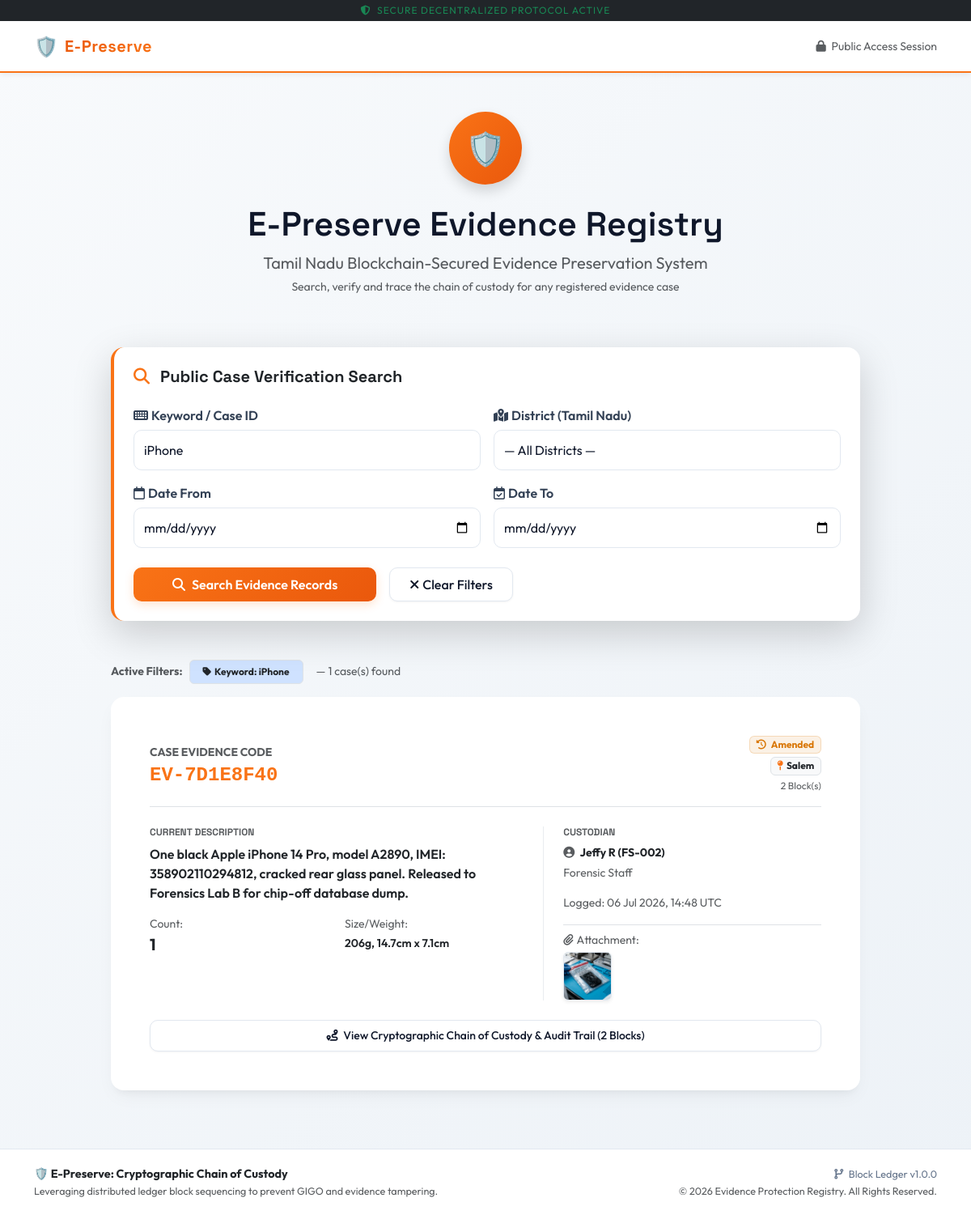
Screenshot of /search?query=iPhone with the database file from the repository.
### app.py (models this page shows, shortened)
class EvidenceBlock(db.Model):
    id = db.Column(db.Integer, primary_key=True)
    evidence_id = db.Column(db.String(50), nullable=False)
    block_type = db.Column(db.String(30), nullable=False)   # INITIAL, CORRECTION
    item_description = db.Column(db.Text, nullable=False)
    count = db.Column(db.Integer, nullable=False)
    size = db.Column(db.String(50), nullable=False)
    district = db.Column(db.String(100), nullable=True)     # Tamil Nadu district
    timestamp = db.Column(db.DateTime, default=datetime.datetime.utcnow, nullable=False)
    officer_details = db.Column(db.String(150), nullable=False)
    court_order_number = db.Column(db.String(100), nullable=True)
    correction_notes = db.Column(db.Text, nullable=True)
    evidence_file = db.Column(db.String(255), nullable=True)
    evidence_file_type = db.Column(db.String(50), nullable=True)
    previous_hash = db.Column(db.String(64), nullable=False)
    hash = db.Column(db.String(64), nullable=False)

### app.py (the view)
@app.route('/search')
def public_search():
    query        = request.args.get('query', '').strip()
    district_f   = request.args.get('district', '').strip()
    date_from    = request.args.get('date_from', '').strip()
    date_to      = request.args.get('date_to', '').strip()
    results = []
    has_any_filter = bool(query or district_f or date_from or date_to)
    if has_any_filter:
        all_blocks = EvidenceBlock.query.order_by(EvidenceBlock.timestamp.desc()).all()
        results = build_evidence_list(all_blocks, query, district_f, date_from, date_to)
    return render_template(
        'public_search.html',
        query=query,
        district_filter=district_f,
        date_from=date_from,
        date_to=date_to,
        results=results,
        tn_districts=TN_DISTRICTS,
        has_any_filter=has_any_filter
    )

### templates/public_search.html (shortened to what this page needs)
{% extends "base.html" %}
{% block content %}
<div class="row justify-content-center mb-5">
    <div class="col-lg-9 text-center">
        <div class="d-inline-flex align-items-center justify-content-center rounded-circle shadow mb-4"
             style="width:90px; height:90px; font-size:2.5rem; background: linear-gradient(135deg,#f97316,#ea580c);">
            🛡️
        </div>
        <h1 class="fw-extrabold mb-2" style="font-size:2.6rem; color:var(--text-primary);">E-Preserve Evidence Registry</h1>
        <p class="text-muted fs-5 mb-0">Tamil Nadu Blockchain-Secured Evidence Preservation System</p>
        <p class="text-muted small mt-1">Search, verify and trace the chain of custody for any registered evidence case</p>
    </div>
</div>
<div class="row justify-content-center mb-5">
    <div class="col-lg-10">
        <div class="card glass-panel shadow-lg border-0 p-4 bg-white search-card">
            <h3 class="h5 fw-bold text-dark mb-4">
                <i class="fa-solid fa-magnifying-glass me-2" style="color:var(--primary-color);"></i>
                Public Case Verification Search
            </h3>
            <form action="{{ url_for('public_search') }}" method="GET">
                <div class="row g-3 mb-3">
                    <div class="col-md-6">
                        <label class="custom-label"><i class="fa-solid fa-keyboard me-1"></i>Keyword / Case ID</label>
                        <input type="text" class="form-control custom-input" name="query"
                               value="{{ query }}"
                               placeholder="Enter Case ID, officer name, or keywords (e.g. Glock, laptop)...">
                    </div>
                    <div class="col-md-6">
                        <label class="custom-label"><i class="fa-solid fa-map-location-dot me-1"></i>District (Tamil Nadu)</label>
                        <select class="form-select custom-input" name="district">
                            <option value="">— All Districts —</option>
                        </select>
                    </div>
                </div>
                <div class="row g-3 mb-4">
                    <div class="col-md-6">
                        <label class="custom-label"><i class="fa-regular fa-calendar me-1"></i>Date From</label>
                        <input type="date" class="form-control custom-input" name="date_from" value="{{ date_from }}">
                    </div>
                    <div class="col-md-6">
                        <label class="custom-label"><i class="fa-regular fa-calendar-check me-1"></i>Date To</label>
                        <input type="date" class="form-control custom-input" name="date_to" value="{{ date_to }}">
                    </div>
                </div>
                <div class="d-flex gap-3">
                    <button type="submit" class="btn btn-primary-custom px-5 py-2">
                        <i class="fa-solid fa-search me-2"></i>Search Evidence Records
                    </button>
                    {% if has_any_filter %}
                        <a href="{{ url_for('public_search') }}" class="btn btn-secondary-custom px-4 py-2">
                            <i class="fa-solid fa-xmark me-1"></i>Clear Filters
                        </a>
                    {% endif %}
                </div>
            </form>
        </div>
    </div>
</div>
{% if has_any_filter %}
<div class="row justify-content-center mb-3">
    <div class="col-lg-10">
        <div class="d-flex flex-wrap gap-2 align-items-center">
            <span class="text-muted small fw-bold">Active Filters:</span>
            {% if query %}<span class="badge bg-primary-subtle text-dark border px-3 py-2"><i class="fa-solid fa-tag me-1"></i>Keyword: {{ query }}</span>{% endif %}
            <span class="text-muted small ms-2">— {{ results|length }} case(s) found</span>
        </div>
    </div>
</div>
{% endif %}
{% if has_any_filter %}
    {% if not results %}
        <div class="row justify-content-center">
            <div class="col-lg-10">
                <div class="card glass-panel border-0 p-5 text-center bg-white">
                    <span class="fs-1 d-block mb-3">🔍</span>
                    <h4 class="text-dark fw-bold">No evidence records match your search</h4>
                    <p class="text-muted small">Try a different keyword, district, or date range.<br>
                       Example searches: <code>Madurai</code> · <code>EV-2F10B8D9</code> · <code>Glock</code> · <code>2026</code></p>
                </div>
            </div>
        </div>
    {% else %}
        <div class="row justify-content-center">
            <div class="col-lg-10">
                {% for item in results %}
                <div class="card glass-panel border-0 p-4 p-md-5 mb-4 bg-white">
                    <div class="d-flex flex-wrap align-items-center justify-content-between border-bottom pb-3 mb-4">
                        <div>
                            <span class="text-muted small fw-bold">CASE EVIDENCE CODE</span>
                            <h3 class="h4 font-monospace fw-bold mb-0 mt-1" style="color:var(--primary-color);">
                                {{ item.evidence_id }}
                            </h3>
                        </div>
                        <div class="text-end mt-2 mt-sm-0 d-flex flex-column align-items-end gap-1">
                            <span class="badge {% if item.has_corrections %}badge-correction{% else %}badge-initial{% endif %}">
                                {% if item.has_corrections %}<i class="fa-solid fa-clock-rotate-left me-1"></i> Amended{% else %}<i class="fa-solid fa-shield me-1"></i> Original{% endif %}
                            </span>
                            {% if item.latest_block.district %}
                                <span class="badge bg-light border text-dark">
                                    <i class="fa-solid fa-map-pin me-1" style="color:var(--primary-color);"></i>{{ item.latest_block.district }}
                                </span>
                            {% endif %}
                            <span class="text-muted small" style="font-size:.75rem;">{{ item.history_count }} Block(s)</span>
                        </div>
                    </div>
                    <div class="row g-4 mb-4">
                        <div class="col-md-7">
                            <h5 class="h6 text-muted fw-bold mb-2" style="font-size:.75rem; text-transform:uppercase;">Current Description</h5>
                            <p class="text-dark fw-semibold mb-3" style="white-space:pre-line;">{{ item.latest_block.item_description }}</p>
                            <div class="row g-2">
                                <div class="col-6">
                                    <span class="text-muted d-block small">Count:</span>
                                    <span class="text-dark fw-bold fs-5">{{ item.latest_block.count }}</span>
                                </div>
                                <div class="col-6">
                                    <span class="text-muted d-block small">Size/Weight:</span>
                                    <span class="text-dark fw-semibold small">{{ item.latest_block.size }}</span>
                                </div>
                            </div>
                        </div>
                        <div class="col-md-5 border-start border-light-subtle ps-md-4 d-flex flex-column">
                            <h5 class="h6 text-muted fw-bold mb-2" style="font-size:.75rem; text-transform:uppercase;">Custodian</h5>
                            <p class="text-dark mb-1 small fw-bold">
                                <i class="fa-solid fa-user-circle text-muted me-1"></i>
                                {{ item.latest_block.officer_details.split(' - ')[0] }}
                            </p>
                            <span class="text-muted small d-block mb-3">{{ item.latest_block.officer_details.split(' - ')[1] }}</span>
                            <span class="text-muted small">Logged: {{ item.latest_block.timestamp.strftime('%d %b %Y, %H:%M UTC') }}</span>
                            {% if item.latest_block.evidence_file and item.latest_block.evidence_file_type == 'image' %}
                                <div class="mt-3 pt-2 border-top">
                                    <span class="text-muted small d-block mb-1"><i class="fa-solid fa-paperclip me-1"></i>Attachment:</span>
                                    <img src="{{ url_for('static', filename='uploads/' + item.latest_block.evidence_file) }}"
                                         class="evidence-thumb shadow-sm" style="cursor:pointer;"
                                         onclick="openImageModal(this.src)" alt="Evidence">
                                </div>
                            {% endif %}
                        </div>
                    </div>
                    <div>
                        <button class="btn btn-secondary-custom btn-sm w-100 py-2" type="button"
                                data-bs-toggle="collapse"
                                data-bs-target="#trail-{{ item.evidence_id }}"
                                aria-expanded="false">
                            <i class="fa-solid fa-route me-1"></i>
                            View Cryptographic Chain of Custody &amp; Audit Trail ({{ item.history_count }} Blocks)
                        </button>
                    </div>
                </div>
                {% endfor %}
            </div>
        </div>
    {% endif %}
{% endif %}
{% endblock %}

### static/css/style.css (style rules this page uses)
:root { --bg-gradient: linear-gradient(135deg, #f8fafc 0%, #edf2f7 100%); --card-bg: #ffffff; --card-border: #e2e8f0; --glass-glow: rgba(249, 115, 22, 0.1); --primary-color: #f97316; --primary-hover: #ea580c; --secondary-color: #c2410c; --success-color: #059669; --warning-color: #d97706; --danger-color: #dc2626; --info-color: #2563eb; --text-primary: #0f172a; --text-secondary: #334155; --text-muted: #64748b; }
body { background: var(--bg-gradient); color: var(--text-secondary); font-family: 'Outfit', sans-serif; min-height: 100vh; display: flex; flex-direction: column; overflow-x: hidden; }
h1, h2, h3, h4, h5, h6 { font-family: 'Space Grotesk', sans-serif; font-weight: 600; color: var(--text-primary); }
.glass-panel { background: var(--card-bg); border: 1px solid var(--card-border); border-radius: 16px; box-shadow: 0 10px 25px -5px rgba(0, 0, 0, 0.05), 0 8px 10px -6px rgba(0, 0, 0, 0.05); transition: all 0.3s cubic-bezier(0.4, 0, 0.2, 1); }
.btn-primary-custom { background: linear-gradient(135deg, var(--primary-color) 0%, var(--primary-hover) 100%); border: none; color: white !important; font-weight: 600; padding: 10px 24px; border-radius: 10px; box-shadow: 0 4px 12px rgba(249, 115, 22, 0.2); transition: all 0.2s ease; }
.btn-secondary-custom { background: #ffffff; border: 1px solid var(--card-border); color: var(--text-primary); font-weight: 500; padding: 10px 24px; border-radius: 10px; transition: all 0.2s ease; box-shadow: 0 1px 3px rgba(0, 0, 0, 0.05); }
.badge-correction { background: rgba(217, 119, 6, 0.1); color: var(--warning-color); border: 1px solid rgba(217, 119, 6, 0.2); }
.custom-input { background: #ffffff !important; border: 1px solid var(--card-border) !important; color: var(--text-primary) !important; border-radius: 10px !important; padding: 12px !important; transition: all 0.3s ease !important; }
.custom-label { color: var(--text-secondary); font-weight: 600; margin-bottom: 6px; }
.search-card { background: #ffffff; border-left: 4px solid var(--primary-color) !important; }
.evidence-thumb { width: 60px; height: 60px; object-fit: cover; border-radius: 6px; border: 1px solid var(--card-border); transition: transform 0.2s ease; }

### rows the page displays
EvidenceBlock: evidence_id "EV-7D1E8F40", latest_block.district "Salem", history_count "2", latest_block.item_description "One black Apple iPhone 14 Pro, model A2890, IMEI: 358902110294812, cracked rear glass panel. Released to Forensics Lab B for chip-off database dump.", latest_block.count "1", latest_block.size "206g, 14.7cm x 7.1cm", latest_block.officer_details "Jeffy R (FS-002)", latest_block.officer_details "Forensic Staff", latest_block.timestamp "06 Jul 2026, 14:48 UTC", evidence_file (picture)

### other values shown
{{ query }} "iPhone"
{{ results|length }} "1"
